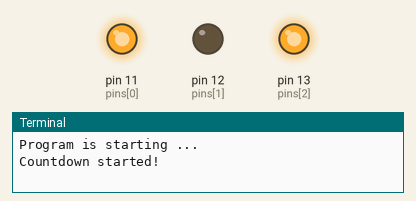
A program run on a simulated Raspberry Pi (header pin numbers). Shown: output pins drawn as LEDs (lit = HIGH), the last lines printed to the terminal. At 50.5 s the program stops and its outputs stay as they are.

Above: at 0.1 s.
At 18.2 s:
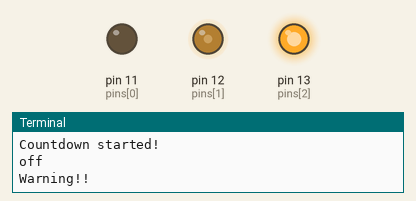
At 32.3 s:
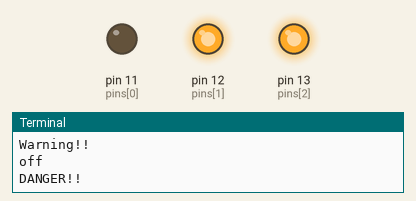
At 38.5 s:
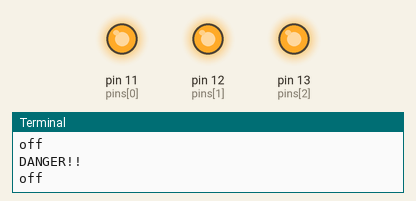
Timing chart, 0 to 40.0 s (numbered marks = the images above):
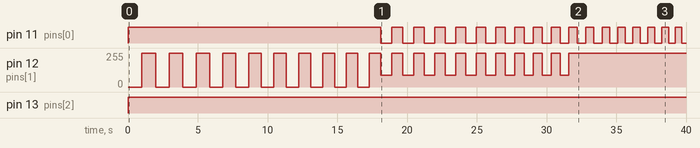

The program:

Color.py
```python
#!/usr/bin/env python3
########################################################################
# Filename    : ColorfulLED.py
# Description : Random color change ColorfulLED
# Author      : www.freenove.com
# modification: 2019/12/27
########################################################################
import RPi.GPIO as GPIO
import time
import random

pins = [11, 12, 13]  # define the pins for R:11,G:12,B:13


def setup():
    global pwmRed, pwmGreen, pwmBlue
    GPIO.setmode(GPIO.BOARD)  # use PHYSICAL GPIO Numbering
    GPIO.setup(pins, GPIO.OUT)  # set RGBLED pins to OUTPUT mode
    GPIO.output(pins, GPIO.HIGH)  # make RGBLED pins output HIGH level
    pwmRed = GPIO.PWM(pins[0], 2000)  # set PWM Frequence to 2kHz
    pwmGreen = GPIO.PWM(pins[1], 2000)  # set PWM Frequence to 2kHz
    pwmBlue = GPIO.PWM(pins[2], 2000)  # set PWM Frequence to 2kHz
    pwmRed.start(0)  # set initial Duty Cycle to 0
    pwmGreen.start(0)
    pwmBlue.start(0)


def setColor(r_val, g_val, b_val):  # change duty cycle for three pins to r_val,g_val,b_val
    pwmRed.ChangeDutyCycle(r_val)  # change pwmRed duty cycle to r_val
    pwmGreen.ChangeDutyCycle(g_val)
    pwmBlue.ChangeDutyCycle(b_val)


def loop():
    sleep_timer = 100
    on = True
    while sleep_timer > 1:
        # r = random.randint(0, 100)  # get a random in (0,100)
        # g = random.randint(0, 100)
        # b = random.randint(0, 100)
        # setColor(r, g, b)  # set random as a duty cycle value
        # print('r=%d, g=%d, b=%d ' % (r, g, b))
        # time.sleep(1)
        if on:
            GPIO.output(pins, GPIO.HIGH)
            if 80 < sleep_timer <= 100:
                setColor(100, 0, 100)
                print('Countdown started!')
            elif 60 < sleep_timer <= 80:
                setColor(0, 35, 100)
                print('Warning!!')
            else:
                setColor(0, 100, 100)
                print('DANGER!!')
        else:
            setColor(100, 100, 100)
            print('off')
        time.sleep(sleep_timer / 100)
        on = not on
        sleep_timer = sleep_timer - 1


def destroy():
    pwmRed.stop()
    pwmGreen.stop()
    pwmBlue.stop()
    GPIO.cleanup()


if __name__ == '__main__':  # Program entrance
    print('Program is starting ... ')
    setup()
    try:
        loop()
    except KeyboardInterrupt:  # Press ctrl-c to end the program.
        destroy()
```

Measured:
- by itself, pin 11 (pins[0]): repeats every 1.6 s: LOW 0.80 s, HIGH 0.79 s
- by itself, pin 13 (pins[2]): LOW → HIGH at 0.00 s
- by itself, pin 12 (pins[1]): 0/255 → 255/255 at 1.0 s, → 0/255 0.99 s later, → 255/255 0.98 s later, → 0/255 0.97 s later, … (39 changes in this stretch)
